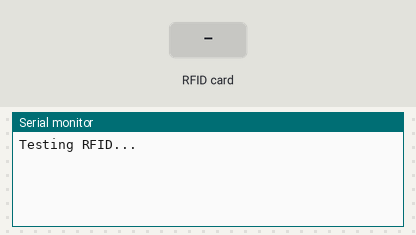
A sketch run on a simulated Arduino Uno, built with avr-gcc and run on an emulated ATmega328P. On the bench: the last lines printed to the serial monitor. Inputs (shaded band) come from the test bench.

Above: at 1.2 s.
1.3 s: RFID card 5E 7A 19 C4 held to the reader
At 2.5 s:
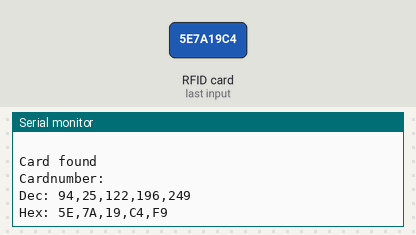
2.8 s: RFID card 5E 7A 19 C4 held to the reader
At 3.4 s:
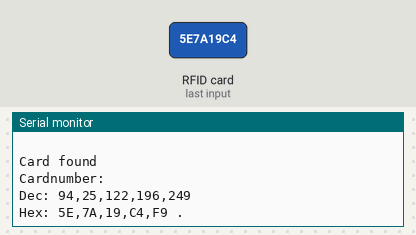

The sketch:

05T.testing_rfid_reader.ino
```cpp
/*
RFID TEST SKETCH:
Upload the following test sketch for the RFID reader.
Keep the USB cable from your PC connected to the Arduino.
---------------------------------------------------------
*/

//RFID Library Created by Miguel Balboa (circuitito.com)
#include <SPI.h>
#include <RFID.h>
#define SS_PIN 10 //arduino and module share data and communicate.
#define RST_PIN 9
RFID rfid(SS_PIN, RST_PIN);

//Setup variables
int serNum0;
int serNum1;
int serNum2;
int serNum3;
int serNum4;

void setup() {
  // put your setup code here, to run once:
  Serial.begin(9600);
  SPI.begin(); //Start serial communication between the RFID and PC
  rfid.init(); //Initialize the RFID
  Serial.println("Testing RFID...");
}

void loop() {  //This loop looks for a card(s) to read
  // put your main code here, to run repeatedly:
  if (rfid.isCard()) {
    if (rfid.readCardSerial()) {
      if (rfid.serNum[0] != serNum0
          && rfid.serNum[1] != serNum1
          && rfid.serNum[2] != serNum2
          && rfid.serNum[3] != serNum3
          && rfid.serNum[4] != serNum4
           ) {
            //When a card is found, the following code will run
            Serial.println(" ");
            Serial.println("Card found");
            serNum0 = rfid.serNum[0];
            serNum1 = rfid.serNum[1];
            serNum2 = rfid.serNum[2];
            serNum3 = rfid.serNum[3];
            serNum4 = rfid.serNum[4];

            //Print the card ID to the Serial Monitor of the IDE
            Serial.println("Cardnumber:");
            Serial.print("Dec: ");
            Serial.print(rfid.serNum[0], DEC);
            Serial.print(",");
            Serial.print(rfid.serNum[2], DEC);
            Serial.print(",");
            Serial.print(rfid.serNum[1], DEC);
            Serial.print(",");
            Serial.print(rfid.serNum[3], DEC);
            Serial.print(",");
            Serial.print(rfid.serNum[4], DEC);
            Serial.println(" ");
            Serial.print("Hex: ");
            Serial.print(rfid.serNum[0], HEX);
            Serial.print(",");
            Serial.print(rfid.serNum[1], HEX);
            Serial.print(",");
            Serial.print(rfid.serNum[2], HEX);
            Serial.print(",");
            Serial.print(rfid.serNum[3], HEX);
            Serial.print(",");
            Serial.print(rfid.serNum[4], HEX);
            Serial.print(" ");

            } else {
              //If the ID matches, write a dot to the Serial Monitor
              Serial.print(".");
              }

      }
    }
    rfid.halt();
}
```

Measured:
- after the input at 1.3 s, the serial monitor: prints a new line at once (image 1)
- after the input at 2.8 s, the serial monitor: prints a new line at once (image 2)
